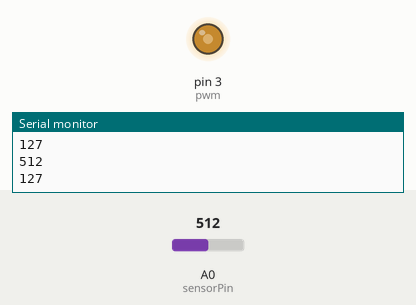
Recording of a sketch running on a simulated Arduino Uno, built with avr-gcc and run on an emulated ATmega328P. On the bench: output pins drawn as LEDs (lit = HIGH), the last lines printed to the serial monitor. The test bench sets the inputs (shaded band); at power-on: A0 (sensorPin) = 512.

Above: at 1.2 s.
1.3 s: A0 (sensorPin) set to 716
At 1.7 s:
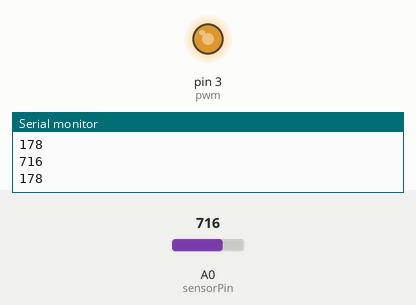
2.8 s: A0 (sensorPin) set to 900
At 3.1 s:
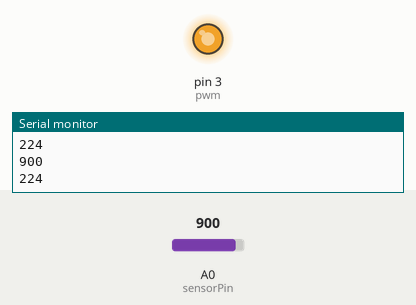
4.3 s: A0 (sensorPin) set to 122
At 5.5 s:
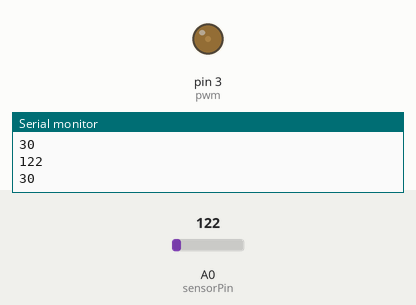
5.8 s: A0 (sensorPin) set to 0
At 7.0 s:
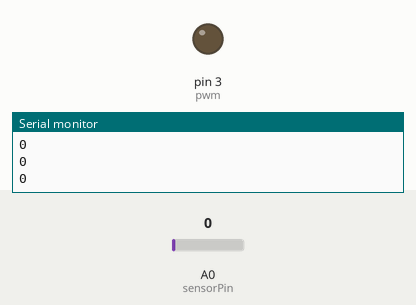
7.3 s: A0 (sensorPin) set to 511
At 8.5 s:
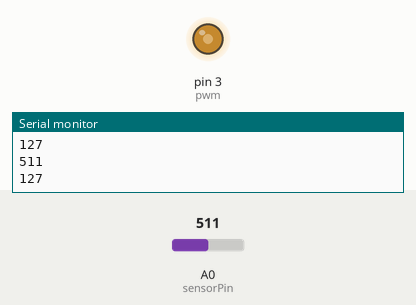
Timing chart, 0 to 9.8 s (numbered marks = the images above; inputs shaded):
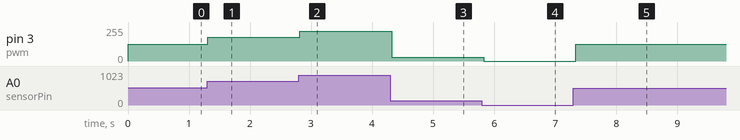

Measured:
- after the input at 1.3 s, pin 3 (pwm): 127/255 → 178/255 at once
- after the input at 2.8 s, pin 3 (pwm): 178/255 → 224/255 at once
- after the input at 4.3 s, pin 3 (pwm): 224/255 → 30/255 at once
- after the input at 5.8 s, pin 3 (pwm): 30/255 → 0/255 at once
- after the input at 7.3 s, pin 3 (pwm): 0/255 → 127/255 at once

The sketch:

Dynamo.ino
```cpp
int sensorPin = A0;  // input pin for the potentiometer
int digitalValue = 0;// variable to store the value coming from the sensor
int pwm = 3;
void setup() {
  Serial.begin(9600);
}

void loop() {
  digitalValue = analogRead(sensorPin);// read the value from the analog channel
  Serial.println(digitalValue);
  int pwmValue = (int)((long)digitalValue * 255 / 1023);
  Serial.println(pwmValue);
  analogWrite(pwm, pwmValue);
  delay(100);
}
```
